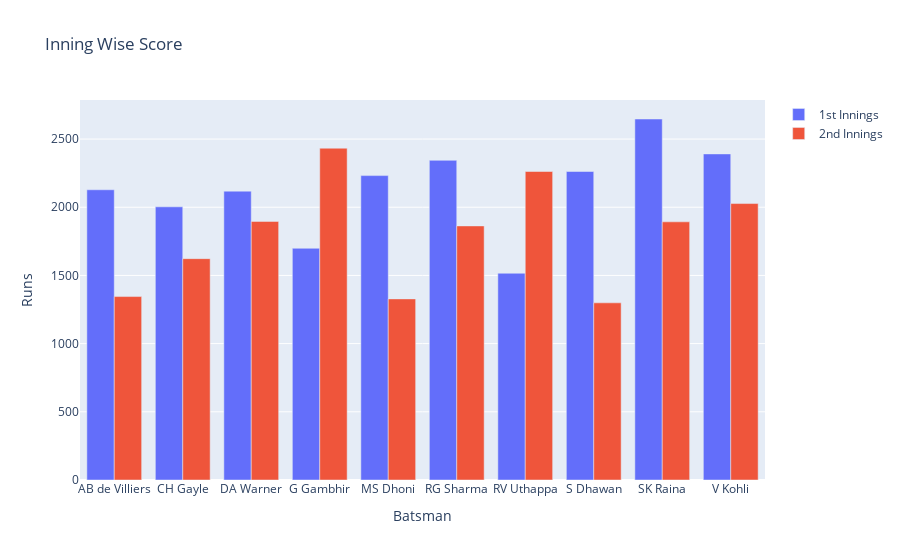

Notebook code for this chart:
### Code cell
trace1 = go.Bar(x=final.index, y=final[1], name="1st Innings")
trace2 = go.Bar(x=final.index, y=final[2], name="2nd Innings")
data = [trace1, trace2]
layout = go.Layout(title="Inning Wise Score", xaxis={
                   "title": "Batsman"}, yaxis={"title": "Runs"})
fig = go.Figure(data=data, layout=layout)
fig.show()

### Figure 1 — Plotly figure (JSON) as saved in the notebook; plotly's stock layout.template omitted (floating-point values rounded to 4 significant figures)
{"data": [{"name": "1st Innings", "type": "bar", "x": ["AB de Villiers", "CH Gayle", "DA Warner", "G Gambhir", "MS Dhoni", "RG Sharma", "RV Uthappa", "S Dhawan", "SK Raina", "V Kohli"], "y": [2128, 2003, 2118, 1699, 2232, 2344, 1516, 2262, 2647, 2391]}, {"name": "2nd Innings", "type": "bar", "x": ["AB de Villiers", "CH Gayle", "DA Warner", "G Gambhir", "MS Dhoni", "RG Sharma", "RV Uthappa", "S Dhawan", "SK Raina", "V Kohli"], "y": [1345, 1623, 1896, 2433, 1328, 1863, 2262, 1299, 1893, 2027]}], "layout": {"title": {"text": "Inning Wise Score"}, "xaxis": {"title": {"text": "Batsman"}}, "yaxis": {"title": {"text": "Runs"}}}}
